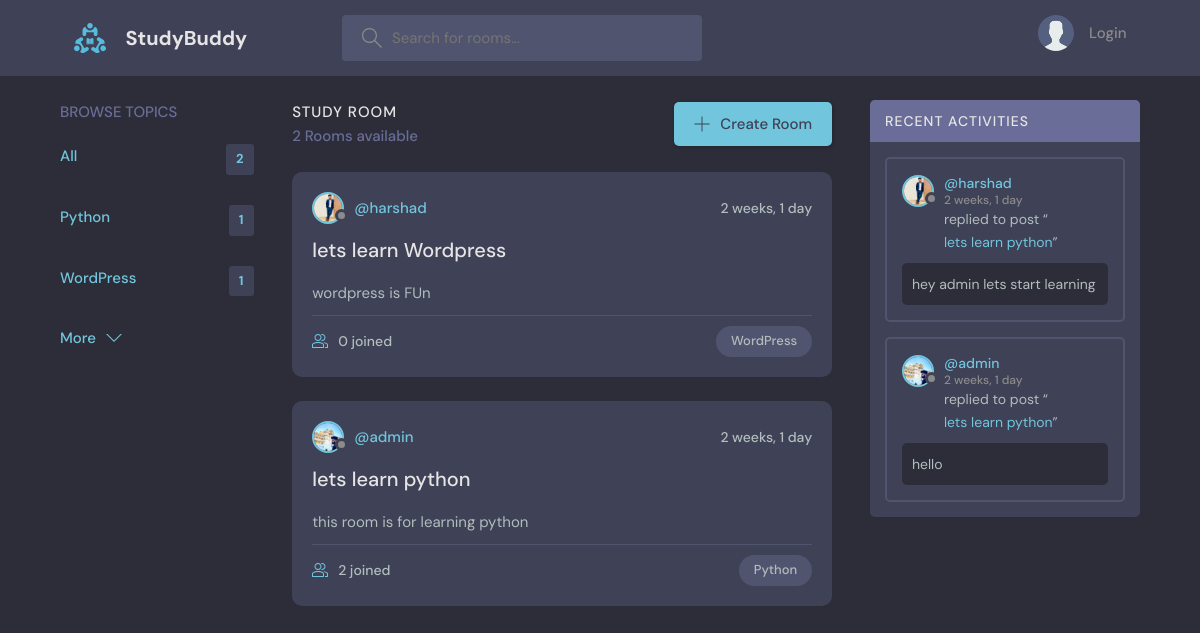
The page / on the database its author committed.
### base/models.py (models this page shows, shortened)
class Topic(models.Model):
    name = models.CharField(max_length=200)

class Room(models.Model):
    host = models.ForeignKey(User,on_delete=models.SET_NULL,null=True)
    topic = models.ForeignKey(Topic,on_delete=models.SET_NULL,null=True)
    name = models.CharField(max_length=200)
    description = models.TextField(null=True,blank=True)
    participants = models.ManyToManyField(User,related_name="participants",blank=True)
    updated = models.DateTimeField(auto_now=True)
    created = models.DateTimeField(auto_now_add=True)
    def __str__(self) -> str:
        return self.name
    class Meta:
        ordering = ["-updated","-created"]

class User(AbstractUser):
    bio = models.TextField(null=True)
    avatar = models.ImageField(null=True,default="avatar.svg")

class Message(models.Model):
    user = models.ForeignKey(User,on_delete=models.CASCADE)
    room = models.ForeignKey(Room,on_delete=models.CASCADE)
    body = models.TextField()
    updated = models.DateTimeField(auto_now=True)
    created = models.DateTimeField(auto_now_add=True)
    class Meta:
        ordering = ["-updated","-created"]
    def __str__(self) -> str:
        return self.body[0:50]

### base/views.py (the view)
# urls.py: path('',views.home,name="home"),
def home(request):
    q = request.GET.get('q') if request.GET.get('q') != None else ''
    rooms = Room.objects.filter(
        Q(topic__name__contains=q) |
        Q(name__icontains=q) |
        Q(description__icontains=q)
    )
    topics = Topic.objects.all()[0:5]
    room_count = rooms.count()
    room_messages = Message.objects.filter(Q(room__topic__name__icontains=q))
    context = {"room_messages":room_messages,"rooms":rooms,"topics":topics,"room_count":room_count}
    return render(request,"base/home.html",context)

### base/templates/base/home.html (shortened to what this page needs)
{% extends "main.html" %}
{% block content %}
    <main class="layout layout--3">
      <div class="container">
        {% include "base/topics_component.html" %}
        <div class="roomList">
          <div class="roomList__header">
            <div>
              <h2>Study Room</h2>
              <p>{{ room_count }} Rooms available</p>
            </div>
            <a class="btn btn--main" href="{% url 'create_room' %}">
              <svg version="1.1" xmlns="http://www.w3.org/2000/svg" width="32" height="32" viewBox="0 0 32 32">
                <title>add</title>
                <path
                  d="M16.943 0.943h-1.885v14.115h-14.115v1.885h14.115v14.115h1.885v-14.115h14.115v-1.885h-14.115v-14.115z"
                ></path>
              </svg>
              Create Room
            </a>
          </div>
          {% include "base/feed_component.html" %}
        </div>
        {% include "base/activity_component.html" %}
      </div>
    </main>
    {% endblock %}

### base/templates/base/topics_component.html
<div class="topics">
    <div class="topics__header">
      <h2>Browse Topics</h2>
    </div>
    <ul class="topics__list">
        <li>
            <a href="{% url 'home' %}" class="active">All <span>{{ topics.count }}</span></a>
        </li>
        {% for topic in topics %}
        <li>
            <a href="{% url 'home' %}?q={{topic.name}}" class="active">{{topic.name}} <span>{{ topic.room_set.all.count }}</span></a>
          </li>
        {% endfor %}
    </ul>
    <a class="btn btn--link" href="{% url 'topics' %}">
      More
      <svg version="1.1" xmlns="http://www.w3.org/2000/svg" width="32" height="32" viewBox="0 0 32 32">
        <title>chevron-down</title>
        <path d="M16 21l-13-13h-3l16 16 16-16h-3l-13 13z"></path>
      </svg>
    </a>
  </div>

### base/templates/base/feed_component.html (shortened to what this page needs)
{% for room in rooms %}
<div class="roomListRoom">
    <div class="roomListRoom__header">
      <a href="{% url 'user_profile' room.host.id %}" class="roomListRoom__author">
        <div class="avatar avatar--small">
          <img src="{{room.host.avatar.url}}" />
        </div>
        <span>@{{room.host.username}}</span>
      </a>
      <div class="roomListRoom__actions">
        <span>{{ room.created | timesince }}</span>
      </div>
    </div>
    <div class="roomListRoom__content">
      <a href="{% url 'room' room.id %}">{{room.name}}</a>
      <p>
        {{room.description}}
      </p>
    </div>
    <div class="roomListRoom__meta">
      <a href="{% url 'room' room.id %}" class="roomListRoom__joined">
        {{ room.participants.all.count }} joined
      </a>
      <p class="roomListRoom__topic">{{room.topic.name}}</p>
    </div>
  </div>
{% endfor %}

### base/templates/base/activity_component.html (shortened to what this page needs)
<div class="activities">
    <div class="activities__header">
      <h2>Recent Activities</h2>
    </div>
    {% for room_message in room_messages %}
    <div class="activities__box">
      <div class="activities__boxHeader roomListRoom__header">
        <a href="{% url 'user_profile' room_message.user.id %}" class="roomListRoom__author">
          <div class="avatar avatar--small">
            <img src="{{ room_message.user.avatar.url }}" />
          </div>
          <p>
            @{{ room_message.user }}
            <span>{{ room_message.created | timesince}}</span>
          </p>
        </a>
      </div>
      <div class="activities__boxContent">
        <p>replied to post “<a href="room.html">{{ room_message.room }}</a>”</p>
        <div class="activities__boxRoomContent">
            {{ room_message }}
        </div>
      </div>
    </div>
    {% endfor %}
  </div>

### rows shown on the page
Topic: name "Python", room_set.all.count "1"
Topic: name "WordPress", room_set.all.count "1"
Room: host.avatar (picture), host.username "harshad", created "2 weeks, 1 day", name "lets learn Wordpress", description "wordpress is FUn", participants.all.count "0", topic.name "WordPress"
Room: host.avatar (picture), host.username "admin", created "2 weeks, 1 day", name "lets learn python", description "this room is for learning python", participants.all.count "2", topic.name "Python"
Message: user.avatar (picture), user "harshad", created "2 weeks, 1 day", room "lets learn python", body "hey admin lets start learning"
Message: user.avatar (picture), user "admin", created "2 weeks, 1 day", room "lets learn python", body "hello"

### other values the page prints
{{ topics.count }} "2"
{{ room_count }} "2"
